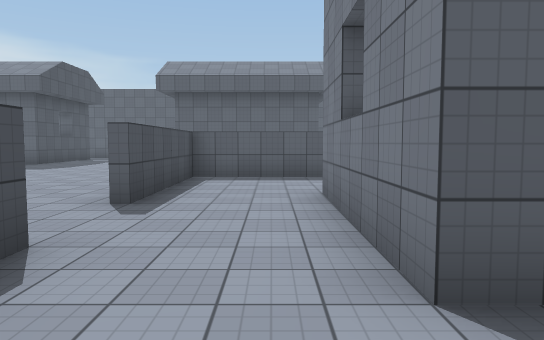
view 1 (above)

24 first-person views from a walk through a scene from a Unity 3-D project. The camera is 1.5 m above the floor, tilts 4° down and sees 70° across. The floor is counted in squares, 2 m on a side. Each view is taken from the middle of a square. On the plan, view 1 faces up. The plan holds only what a view shows up to about 12 squares ahead; the rest is blank. The place goes on beyond the plan. Surface patterns are stand-ins for the level's own textures.

view 2
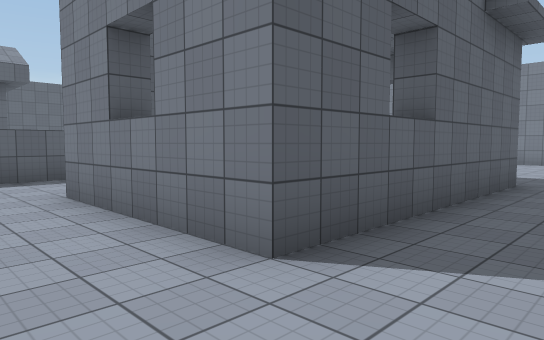

view 3
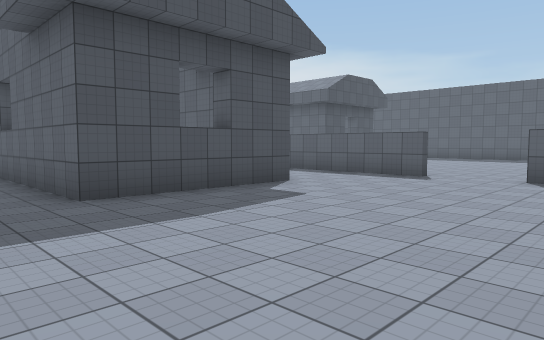

view 4
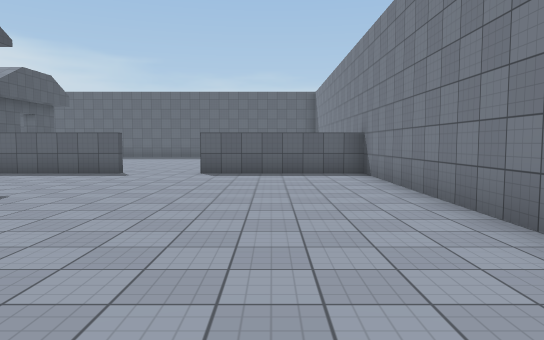

view 5
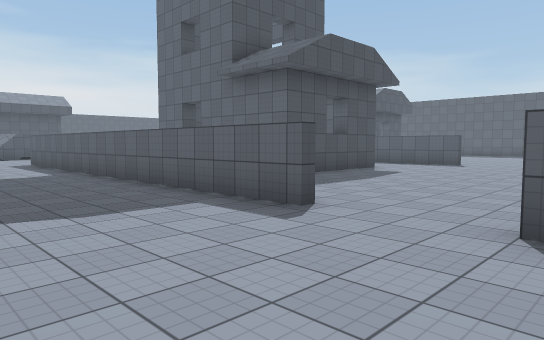

view 6
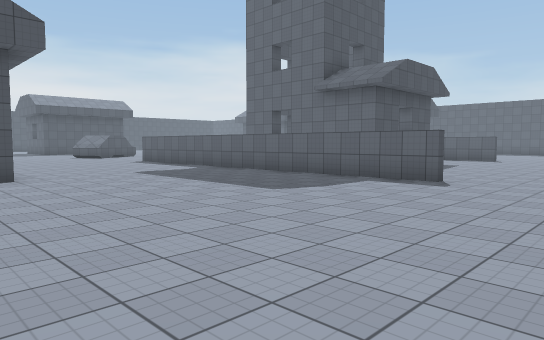

view 7
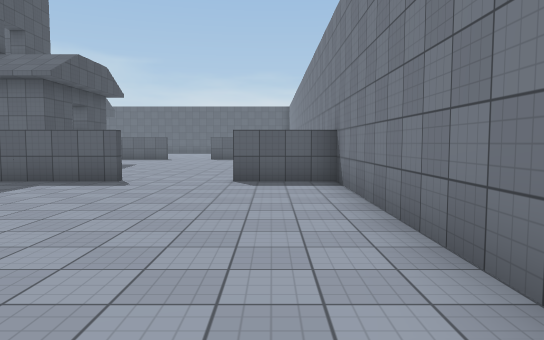

view 8
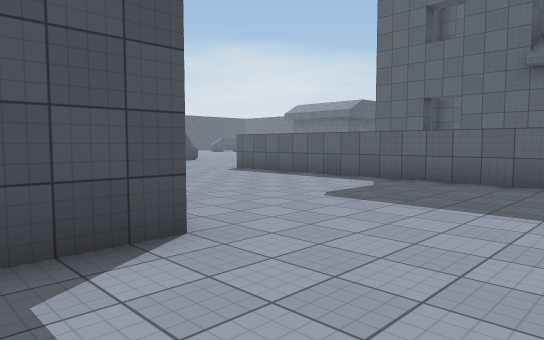

view 9
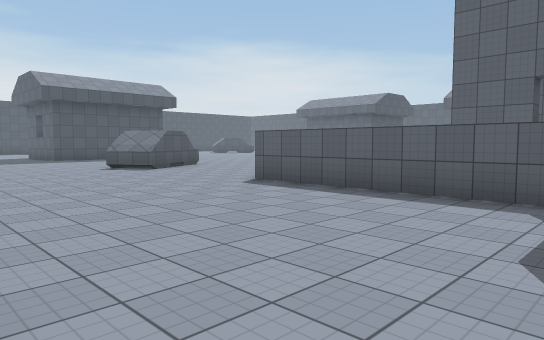

view 10
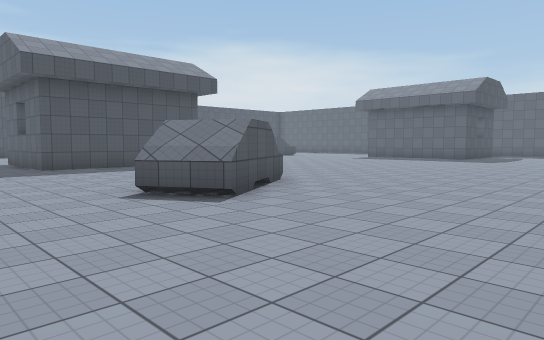

view 11
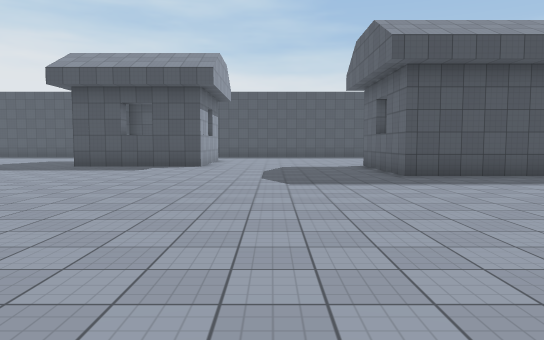

view 12
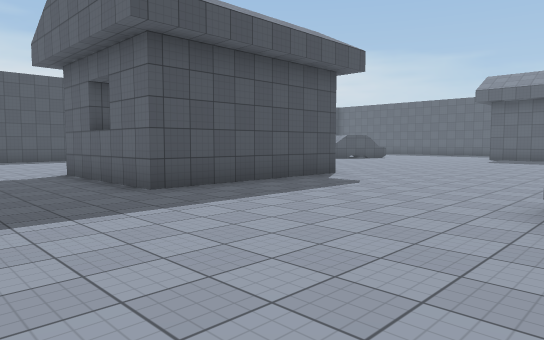

view 13
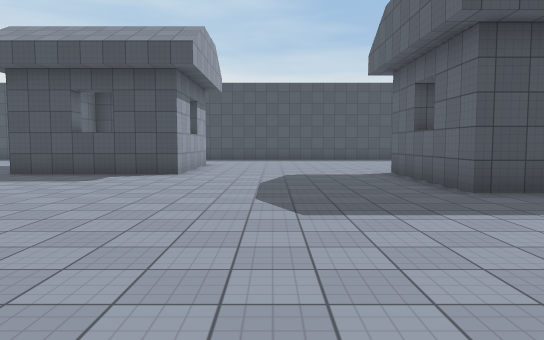

view 14
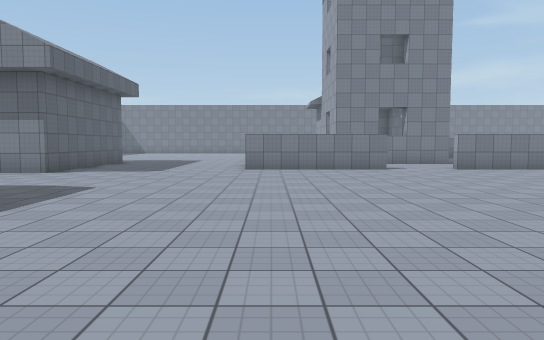

view 15
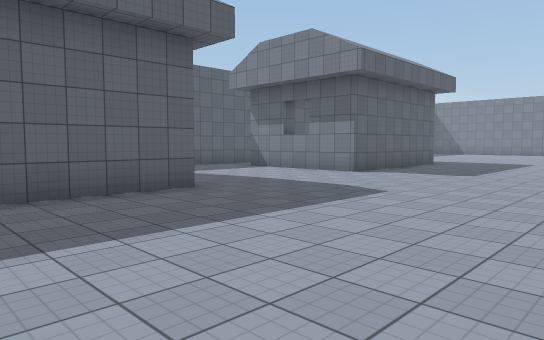

view 16
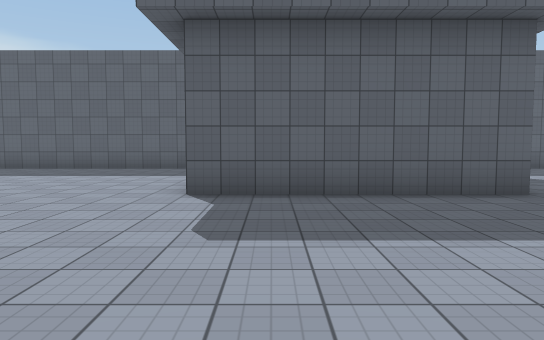

view 17
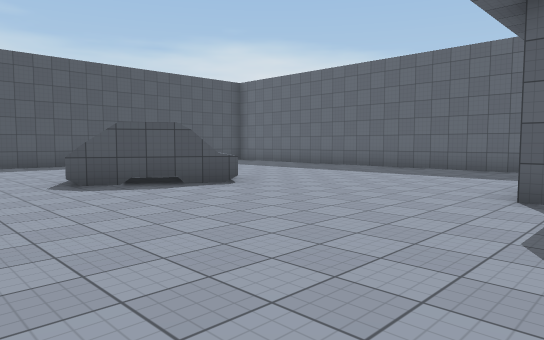

view 18
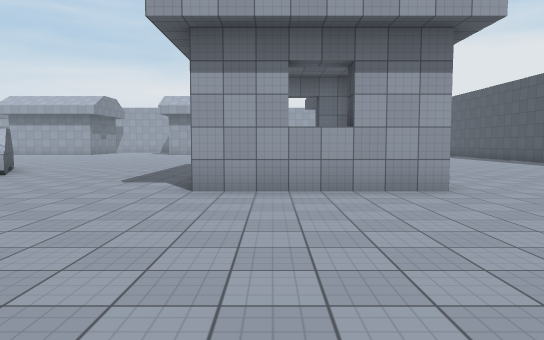

view 19
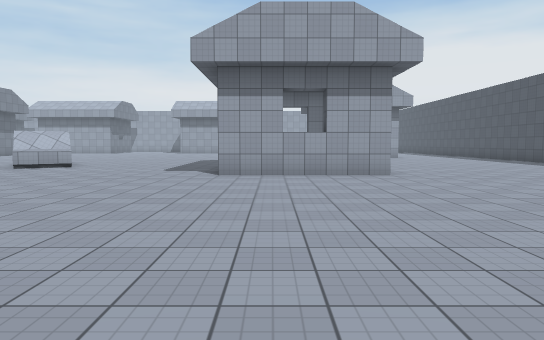

view 20
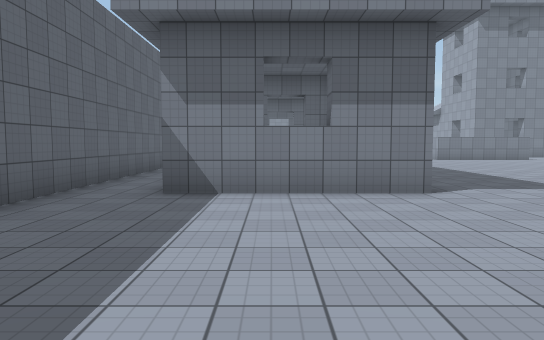

view 21
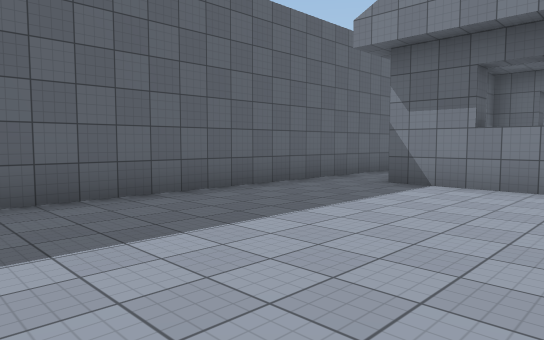

view 22
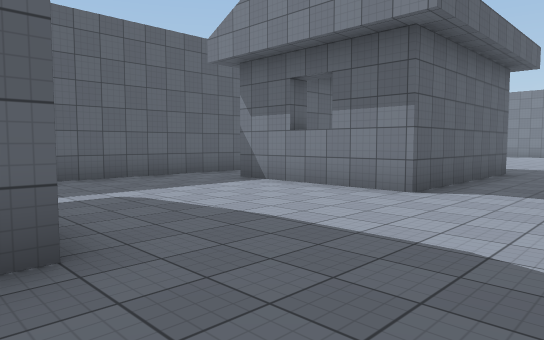

view 23
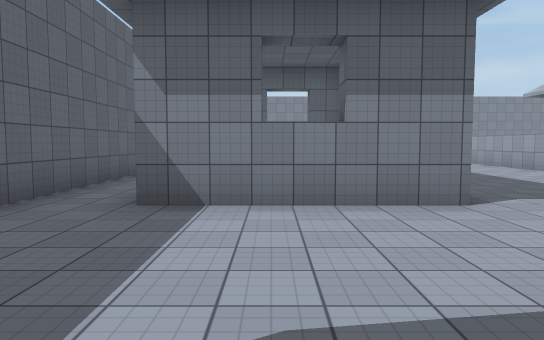

view 24
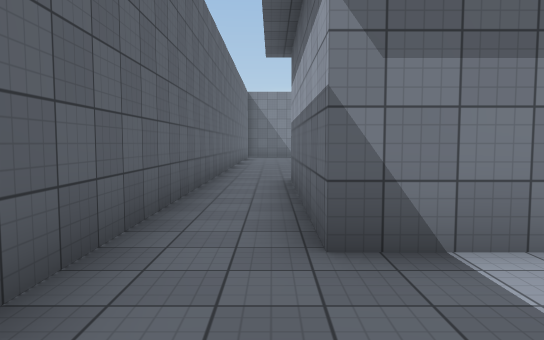

### Floor plan
Key: @ floor where view 1 was taken; # wall or solid block; . floor; = window, fence, low wall or low ledge; ^ raised ledge; T tower; H house.
Columns run from 20 left of view 1 to 15 right of it. Each row starts with its distance up from view 1.
 20 ###########################
 19  ..........................
 18  .........   ..............
 17 .......HH HH ....HHHHH
 16 .......H   H.....H   H
 15 .......H   H.....H   H
 14 .......HHHHH.....HHHHH...
 13   ^......................   ..
 12  #....................     ...
 11  #.....................    ....
 10 .=.......................   ...
  9 ..................###########..#####
  8   ................#...   ..........#
  7  .................#...    .........#
  6  .................#...    .........#
  5 ..................#..TT TTT........#
  4 .....................T    T........#
  3 ...HHHH..............T    T........#
  2 ...   H...........#..TTTTTT........#
  1 ...   H.....^.....#................
  0 .. H  H....^##....#.@..      .....
 -1 .  HHHH.....##....#############..###
 -2 ...HHHH......^=....................#
 -3 ...................................#
 -4 ...................................#
 -5 ...................................#
 -6 ............... ...................#
 -7 ..............       ..............#
 -8 HHH.........            H..........
 -9   H........             H. .  .. .
-10   H......

Where each view was taken, in squares from view 1:
view 1: 0 up, 0 right, facing up
view 2: 0 up, 1 left, facing up-right
view 3: 0 up, 12 right, facing up-left
view 4: 1 down, 12 right, facing up
view 5: 5 down, 13 right, facing up-left
view 6: 9 down, 13 right, facing up-left
view 7: 9 down, 13 right, facing up
view 8: 9 down, 7 right, facing up-left
view 9: 7 down, 4 right, facing up-left
view 10: 5 down, 2 left, facing up-left
view 11: 5 down, 5 left, facing left
view 12: 5 down, 8 left, facing up-left
view 13: 5 down, 8 left, facing left
view 14: 8 up, 13 left, facing right
view 15: 8 up, 12 left, facing up-right
view 16: 8 up, 12 left, facing up
view 17: 8 up, 12 left, facing up-left
view 18: 9 up, 15 left, facing down
view 19: 12 up, 15 left, facing down
view 20: 16 up, 19 left, facing right
view 21: 14 up, 20 left, facing up-right
view 22: 11 up, 9 left, facing up-right
view 23: 16 up, 8 left, facing right
view 24: 18 up, 6 left, facing right
